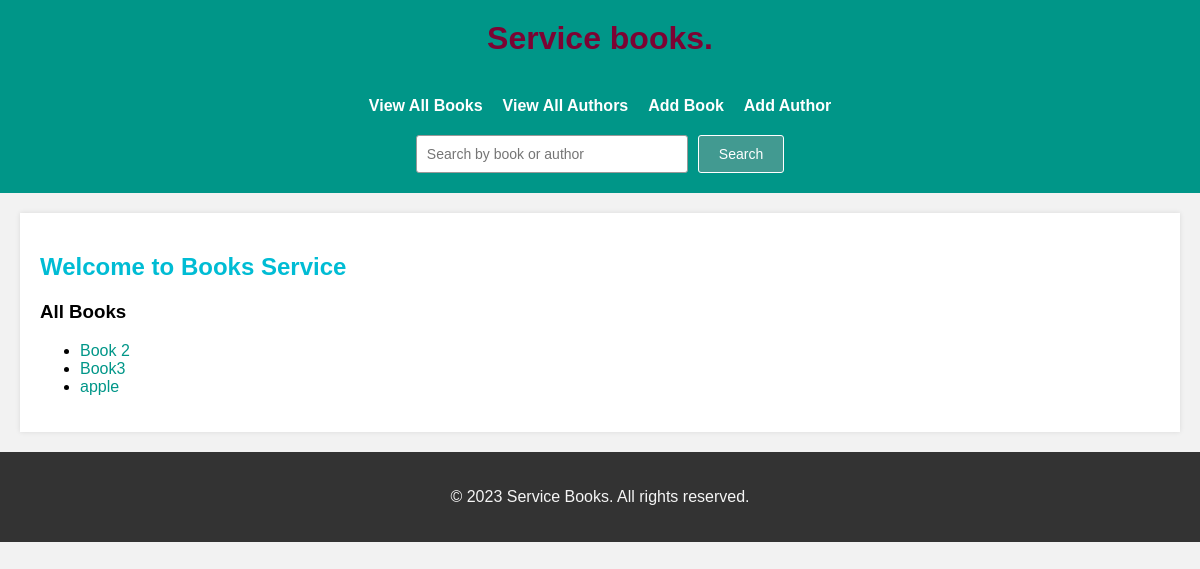
The page /books/ on the database its author committed.
### book_app/models.py (models this page shows, shortened)
class Book(models.Model):
    title = models.CharField(max_length=100)
    authors = models.ManyToManyField(Author)

### book_app/views.py (the view)
# urls.py: path('books/', books_list, name='books-list'),
def books_list(request):
    books = Book.objects.all()
    context = {
        'books': books
    }
    return render(request, 'books_list.html', context)

### book_app/templates/books_list.html (shortened to what this page needs)
{% extends 'base.html' %}
{% block content %}
<h2>Welcome to Books Service</h2>
<h3>All Books</h3>
<ul>
    {% for book in books %}
    <li><a href="{% url 'book-detail' book_id=book.id %}">{{ book.title }}</a></li>
    {% endfor %}
</ul>
{% endblock %}

### static/css/style.css (style rules this page uses)
body { font-family: Arial, sans-serif; background-color: #f2f2f2; margin: 0; padding: 0; }
h2 { color: #00BCD4; }
a { color: #009688; text-decoration: none; }

### rows shown on the page
Book: title "Book 2"
Book: title "Book3"
Book: title "apple"
